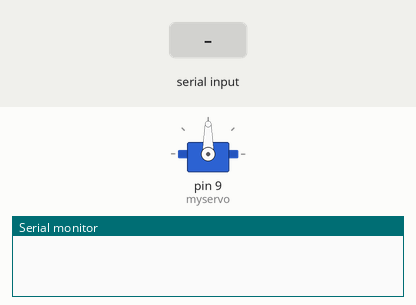
Recording of a sketch running on a simulated Arduino Uno, built with avr-gcc and run on an emulated ATmega328P. Shown: servo, the last lines printed to the serial monitor. Inputs (shaded band) come from the test bench.

Above: at 1.2 s.
1.3 s: "r\n" received over Serial
At 1.9 s:
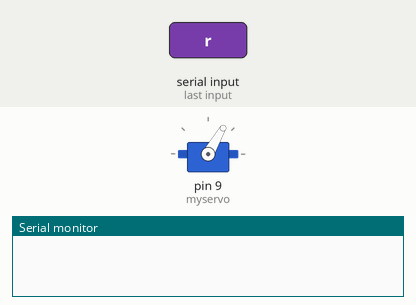
2.8 s: "r\n" received over Serial
At 4.0 s:
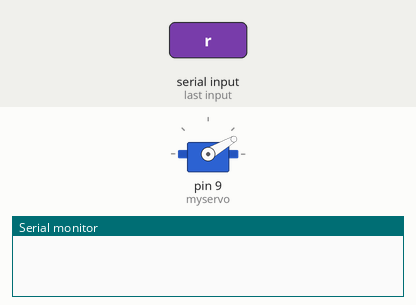
4.3 s: "r\n" received over Serial
At 5.4 s:
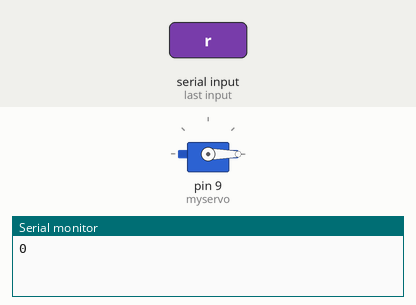
5.8 s: "l\n" received over Serial
At 6.5 s:
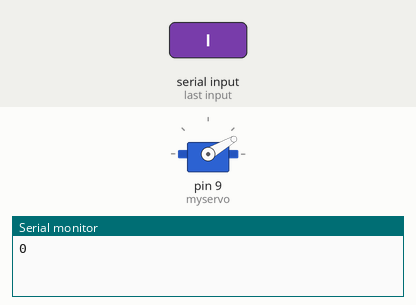
7.3 s: "R\n" received over Serial
At 7.6 s:
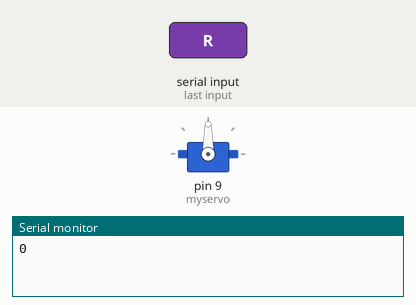
8.8 s: "l\n" received over Serial
At 10.0 s:
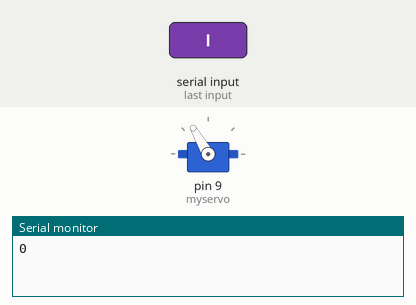
Timing chart, 0 to 11.3 s (numbered marks = the images above; inputs shaded):
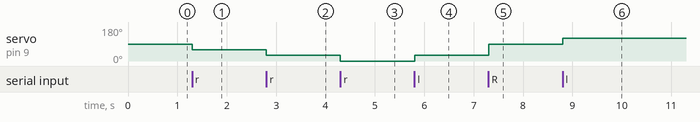

The sketch:

servo.ino
```cpp
#include <Servo.h>
Servo myservo;


String InByte;
int pos = 90;

void setup() {
  Serial.begin(9600);
  myservo.attach(9);

}

void loop() {

if (pos < 180){
    if (Serial.available()>0){
    InByte=Serial.readStringUntil('\n');
    if (InByte == "r"){

      pos -=30;
      myservo.write(pos);

       if (pos <=0){

      pos=0;
      myservo.write(pos);
      Serial.print(pos);
      Serial.print("\n");

      }


    }
      else if (InByte == "l"){

      pos +=30;
      myservo.write(pos);

       if (pos >=180){

      pos=180;
      myservo.write(pos);
      Serial.print(pos);
      Serial.print("\n");

    }


    }
       else if (InByte == "R"){

      pos =90;
      myservo.write(pos);

       if (pos >=180){

      pos=180;
      myservo.write(pos);
      Serial.print(pos);
      Serial.print("\n");
    }

}
}
}
}
```

Measured:
- after the input at 1.3 s, servo on pin 9 (myservo): 90° → 60° at once
- after the input at 2.8 s, servo on pin 9 (myservo): 60° → 30° at once
- after the input at 4.3 s, servo on pin 9 (myservo): 30° → 0° at once
- after the input at 5.8 s, servo on pin 9 (myservo): 0° → 30° at once
- after the input at 7.3 s, servo on pin 9 (myservo): 30° → 90° at once
- after the input at 8.8 s, servo on pin 9 (myservo): 90° → 120° at once
